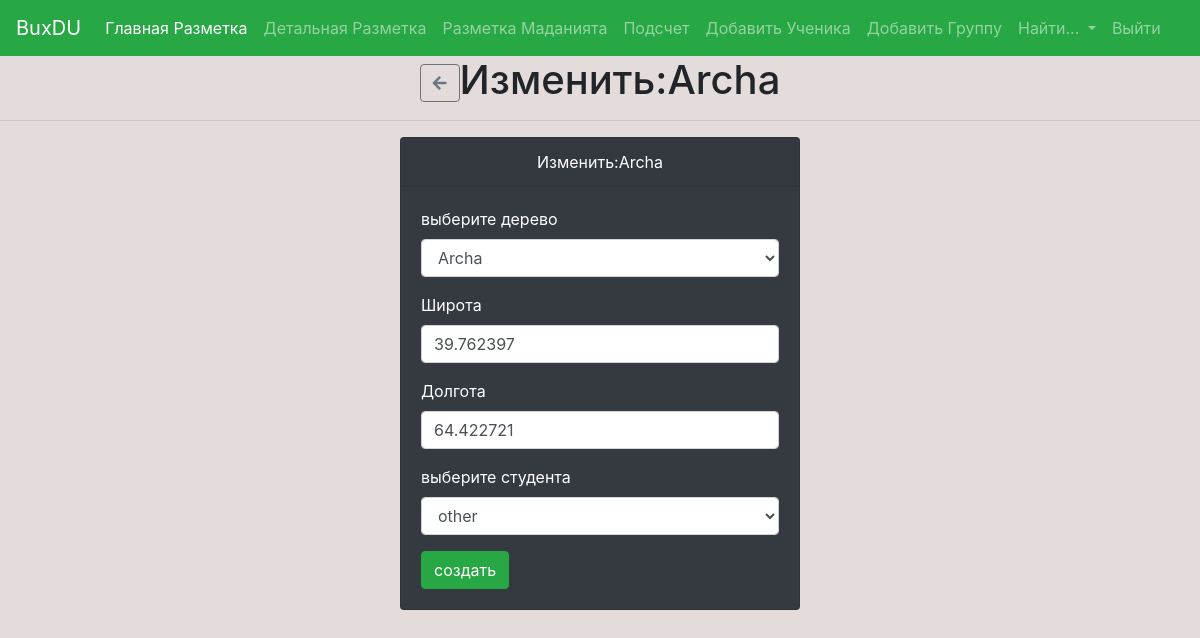
/tree/edit/11, run on an earlier commit of the app's database.
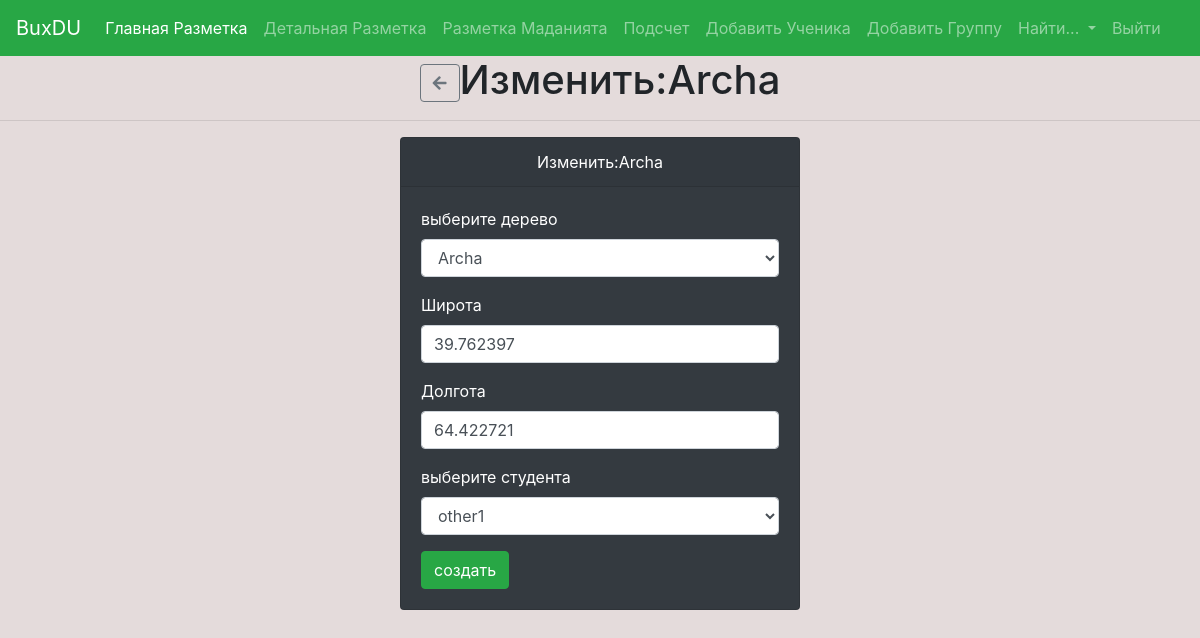
And on a later commit of the database.
### zones/models.py (models this page shows, shortened)
class Tree(models.Model):
    tree_kind = models.ForeignKey(TreeKind, on_delete=models.PROTECT, blank=True, null=True)
    quantity = models.IntegerField(default=0)
    latitude = models.FloatField(default=0, blank=True)  #Широта  N or s
    longitude = models.FloatField(default=0, blank=True) #Долгота  E or W
    area = models.ForeignKey(Area, on_delete=models.PROTECT)
    owner = models.ForeignKey(Owner, on_delete=models.PROTECT, blank=True, null=True)

class Owner(models.Model):
    name = models.CharField(max_length=255, blank=True, null=True)
    group = models.ForeignKey(Group, on_delete=models.PROTECT)

class TreeKind(models.Model):
    title = models.CharField(max_length=255)
    description = models.TextField()
    slug = models.SlugField(unique=True, blank=True, null=True)
    image = models.ImageField('Картинка', blank = True, null = True)

### zones/views.py (the view, shortened to what this page needs)
# urls.py: path('tree/edit/<int:id>', views.tree_edit, name='tree_edit'),
def tree_edit(request, id):
    tree = Tree.objects.get(id=id)
    tree_kind = TreeKind.objects.all()
    area = Area.objects.all()
    students = Owner.objects.all()
    context = {'tree': tree, 'tree_kind':tree_kind, 'area':area, 'students': students}
    return render(request, 'tree_edit.html', context)

### zones/templates/tree_edit.html (shortened to what this page needs)
{% extends 'base.html' %}
{% block content %}
<body style="background: rgba(216, 202, 202, 0.678);">
  <h1 class="text-center"><a href="{% url 'index' %}" class="btn btn-outline-secondary hhhru"><i class="fa fa-arrow-left"></i></a>Изменить:{{tree.tree_kind.title}} </h1>
  <hr>
  <div class="card text-white bg-dark mb-3" style="max-width: 25rem; margin: 0 auto;">
    <div class="card-header" style="text-align: center;">
      Изменить:{{tree.tree_kind.title}}
    </div>
    <div class="card-body">
      <form action="{% url 'tree_edit' tree.id %}" method="POST">
        <p>
          <label for="">выберите дерево</label>
          <select name="tree_kind" id="" class="form-control">
            {% for t in tree_kind %}
            <option{% if tree.tree_kind.id == tree_kind.id %} selected {% endif %} value="{{t.id}}" >{{t.title}}</option>
            {% endfor %}
          </select>
        </p>
        <p>
          <label for="">Широта</label>
          <input type="number" step="0.000001" class="form-control" name="latitude" required placeholder="Координаты" value="{{tree.latitude}}">
        </p>
        <p>
          <label for="">Долгота</label>
          <input type="number" step="0.000001" class="form-control" name="longitude" required placeholder="Координаты" value="{{tree.longitude}}">
        </p>
          <label for="">выберите студента</label>
          <select name="owner" id="" class="form-control">
            {% for student in students %}
            <option{% if tree.owner.id == student.id %} selected {% endif %} value="{{student.id}}" >{{student.name}}</option>
            {% endfor %}
          </select>
        <button type="submit" class="btn btn-success">создать</button>
      </form>
    </div>
  </div>
</body>
{% endblock %}

What changed in the data, as far as the page shows it:
changed through a linked row, Tree "Archa": owner "other" → "other1"
